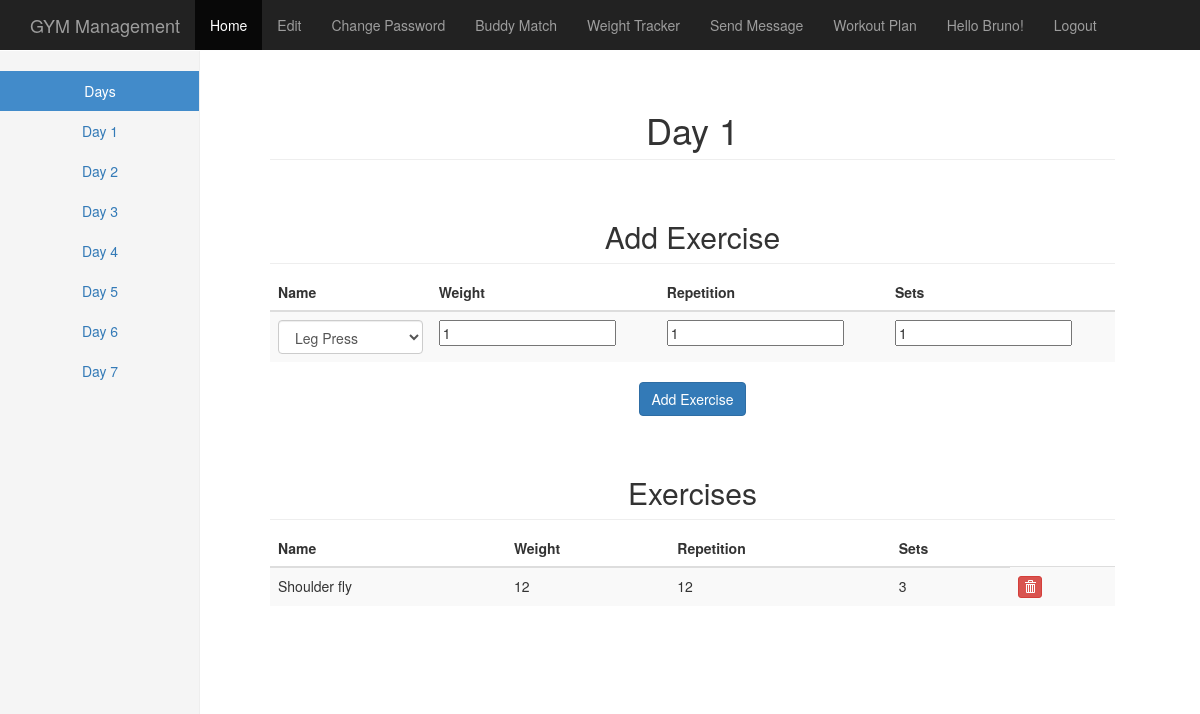
The page /workout/days/1/ (signed in) on the database as committed earlier.
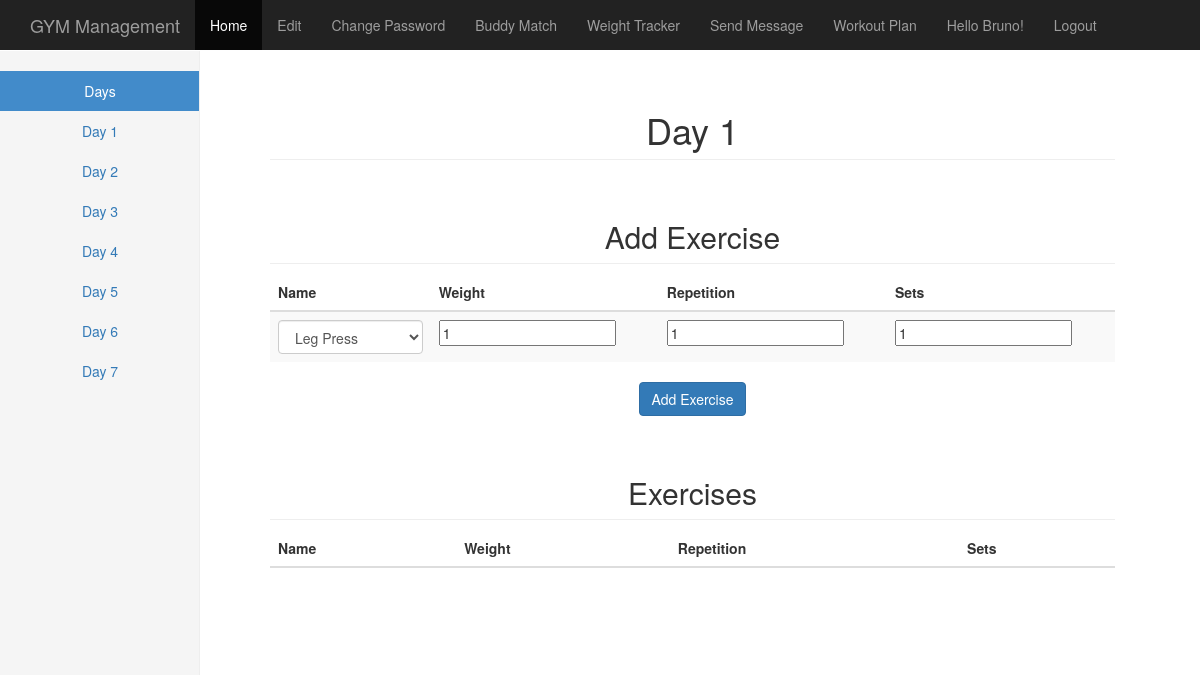
The same page on the database as committed later.
### gym_app/models.py (models this page shows, shortened)
class Exercise(models.Model):
    task = models.ForeignKey(Task)
    weight = models.IntegerField(max_length=4, default = 1)
    repetition = models.IntegerField(max_length=4, default = 1)
    sets = models.IntegerField(max_length=4, default = 1)
    ONE = 1
    TWO = 2
    THREE = 3
    FOUR = 4
    FIVE = 5
    SIX = 6
    SEVEN = 7
    DAYS = (
        (ONE, 'Day 1'),
        (TWO, 'Day 2'),
        (THREE, 'Day 3'),
        (FOUR, 'Day 4'),
        (FIVE, 'Day 5'),
        (SIX, 'Day 6'),
        (SEVEN, 'Day 7'),
    )
    day = models.IntegerField(max_length=7,
                                      choices=DAYS,
                                      default=ONE)

class Task(models.Model):
    name = models.CharField(max_length=32)
    LEG = 'LG'
    CHEST = 'CH'
    SHOULDER = 'SH'
    NOTYPE = 'NT'
    TYPE_OF_TASKS_CHOICES = (
        (NOTYPE, 'No type'),
        (LEG, 'Leg'),
        (SHOULDER, 'Shoulder'),
        (CHEST, 'Chest'),
    )
    typeTask = models.CharField(max_length=2,
                                      choices=TYPE_OF_TASKS_CHOICES,
                                      default=NOTYPE)

### gym_app/views.py (the view)
# urls.py: url(r'^workout/days/(?P<day>\d{1})/$', workout_day),
@login_required
def workout_day(request, day = '1'):
    if request.method == 'POST':
        task_name = request.POST.get('task_name')
        user = User.objects.get(username = request.user.username)
        exercise_form = ExerciseForm(data=request.POST)
        athlete = RegularAthlete.objects.get(user = request.user)
        if exercise_form.is_valid():
            exercise = exercise_form.save(commit=False)
            task = Task.objects.get(name = task_name)
            exercise.task = task
            exercise.day = day
            path = '/workout/days/{0}'.format(day)
            print path
            return redirect(path)
        else:
            print user_form.errors
    else:
        t_list = Task.objects.all()
        athlete = RegularAthlete.objects.get(user = request.user)
        exercises = athlete.workout_plan.exercises.filter( day = int(day))
        exercise_form = ExerciseForm()
        return render(request, 'gym_app/workout_day.html',
            {'exercise_form': exercise_form, 'task_list' : t_list, 'exercises' : exercises, 'day': day})

### gym_app/forms.py
class ExerciseForm(forms.ModelForm):
    class Meta:
        model = Exercise
        fields = ('weight','repetition', 'sets')

### templates/gym_app/workout_day.html (shortened to what this page needs)
{% extends 'base.html' %}
{% load staticfiles %}
{% block content%}
    <div class="container-fluid">
      <div class="row">
        <div class="col-sm-3 col-md-2 sidebar">
          <ul class="nav nav-sidebar">
            <li class="active"><a href="/workout_plan/">Days<span class="sr-only">(current)</span></a></li>
            <li><a href="/workout/days/1">Day 1</a></li>
            <li><a href="/workout/days/2">Day 2</a></li>
            <li><a href="/workout/days/3">Day 3</a></li>
            <li><a href="/workout/days/4">Day 4</a></li>
            <li><a href="/workout/days/5">Day 5</a></li>
            <li><a href="/workout/days/6">Day 6</a></li>
            <li><a href="/workout/days/7">Day 7</a></li>
          </ul>
        </div>
         <div class="col-sm-9 col-sm-offset-3 col-md-10 col-md-offset-2 main">
            <h1 class="page-header">Day {{day}}</h1><br>
          <h2 class="sub-header">Add Exercise</h2>
        <form id="user_form" method="post" action="/workout/days/{{day}}/"
                enctype="multipart/form-data">
          <div class="table-responsive">
            <table class="table table-striped">
              <thead>
                <tr>
                    <th>Name</th>
                    <th>Weight</th>
                    <th>Repetition</th>
                    <th>Sets</th>
                </tr>
              </thead>
              <tbody>
                        <tr>
                             <td align="left">
                                    <select class="form-control" id="sel1" name="task_name">
                                    {% for task in task_list %}
                                    <option>{{ task.name }}</option>
                                    {% endfor %}
                                    </select>
                            </td>
                            {% for field in exercise_form %}
                            <td align="left"><div class="fieldWrapper">
                                    {{ field }}
                            </div></td>
                            {% endfor %}
                        </tr>
              </tbody>
            </table>
          </div>
            <input type="submit" class="btn btn-primary" name="submit" value="Add Exercise" />
        </form>
        </div>
        <div class="col-sm-9 col-sm-offset-3 col-md-10 col-md-offset-2 main">
          <h2 class="sub-header">Exercises</h2>
          <div class="table-responsive">
            <table class="table table-striped">
              <thead>
                <tr>
                    <th>Name</th>
                    <th>Weight</th>
                    <th>Repetition</th>
                    <th>Sets</th>
                </tr>
              </thead>
              <tbody>
                 {% for exercise in exercises %}
                        <tr>
                            <td align="left">{{exercise.task.name}}</td>
                            <td align="left">{{exercise.weight}}</td>
                            <td align="left">{{exercise.repetition}}</td>
                            <td align="left">{{exercise.sets}}</td>
                            <form method="post" action="/delete_exercise/" enctype="multipart/form-data">
                               <td align="left"> <button  name ='delete' type='submit' value='{{exercise.id}}'class="btn btn-danger btn-xs"><span class="glyphicon glyphicon-trash"></span></button> </td>
                            </form>
                        </tr>
                {% endfor %}
              </tbody>
            </table>
          </div>
        </div>
      </div>
    </div>
{% endblock %}

Rows that differ between the two databases and show on the page:
removed Exercise: task.name "Shoulder fly", weight "12", repetition "12", sets "3", {{ exercise.id }} 1 (drawn)
